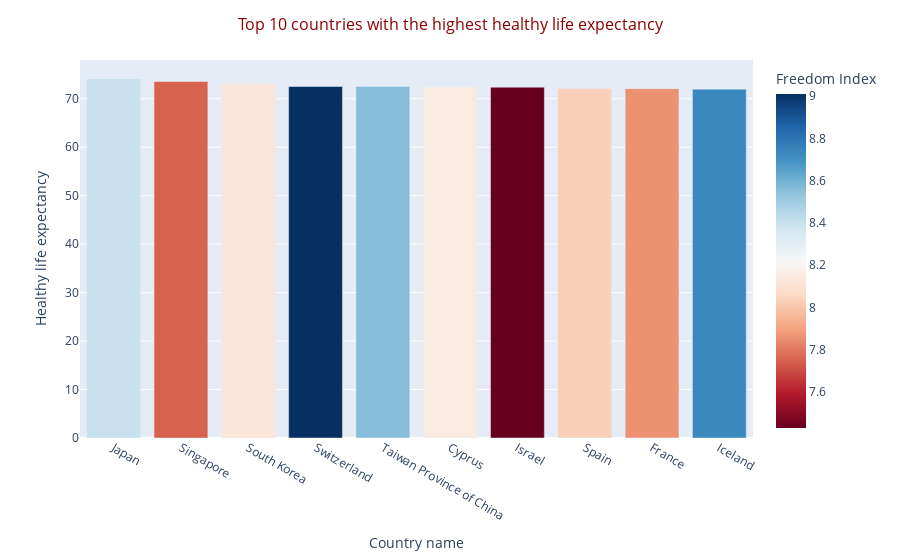

Notebook cell for this chart:
### Markdown cell above
## <u>Analysis of health and corruption</u>
* ## Top-10-countries-with-the-highest-healthy-life-expectancy

### Code cell
# Sorting the DataFrame and resetting the index without adding it as a column
df = df1.sort_values(by=['Healthy life expectancy'], ascending=False).reset_index(drop=True).head(10)

# Creating the bar plot
fig = px.bar(df, x='Country name', y='Healthy life expectancy', 
             color='Freedom Index', 
             color_continuous_scale='rdbu')

# Updating the layout of the plot
fig.update_layout(title='Top 10 countries with the highest healthy life expectancy',
                  title_x=0.5,
                  title_font=dict(size=16, color='DarkRed'))

# Displaying the plot
fig.show()

### Figure 1 — Plotly figure (JSON) as saved in the notebook; plotly's stock layout.template omitted (floating-point values rounded to 4 significant figures)
{"data": [{"alignmentgroup": "True", "hovertemplate": "Country name=%{x}<br>Healthy life expectancy=%{y}<br>Freedom Index=%{marker.color}<extra></extra>", "legendgroup": "", "marker": {"color": [8.4, 7.75, 8.12, 9.01, 8.56, 8.15, 7.43, 8.03, 7.86, 8.73], "coloraxis": "coloraxis", "pattern": {"shape": ""}}, "name": "", "offsetgroup": "", "orientation": "v", "showlegend": false, "textposition": "auto", "type": "bar", "x": ["Japan", "Singapore", "South Korea", "Switzerland", "Taiwan Province of China", "Cyprus", "Israel", "Spain", "France", "Iceland"], "xaxis": "x", "y": [74.09, 73.55, 73.06, 72.52, 72.52, 72.41, 72.38, 72.09, 72.08, 71.98], "yaxis": "y"}], "layout": {"barmode": "relative", "coloraxis": {"colorbar": {"title": {"text": "Freedom Index"}}, "colorscale": [[0, "rgb(103,0,31)"], [0.1, "rgb(178,24,43)"], [0.2, "rgb(214,96,77)"], [0.3, "rgb(244,165,130)"], [0.4, "rgb(253,219,199)"], [0.5, "rgb(247,247,247)"], [0.6, "rgb(209,229,240)"], [0.7, "rgb(146,197,222)"], [0.8, "rgb(67,147,195)"], [0.9, "rgb(33,102,172)"], [1, "rgb(5,48,97)"]]}, "legend": {"tracegroupgap": 0}, "margin": {"t": 60}, "title": {"font": {"color": "DarkRed", "size": 16}, "text": "Top 10 countries with the highest healthy life expectancy", "x": 0.5}, "xaxis": {"anchor": "y", "domain": [0, 1], "title": {"text": "Country name"}}, "yaxis": {"anchor": "x", "domain": [0, 1], "title": {"text": "Healthy life expectancy"}}}}
